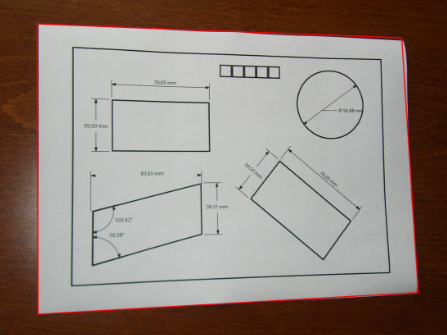
//> input picture Screenshot_111.png, 447 x 335 px
$ ./MultipleChoiceScanner   (built with g++ and OpenCV 4)
//> lines starting //> are read from the running program, lines starting //| are printed output that depends on the picture; after the words box and inside, x2 and y2 are one past the last pixel; in counts of white or black regions, pixels touching at a corner belong together
#include <opencv2/highgui/highgui.hpp>
#include <opencv2/imgproc/imgproc.hpp>
#include <iostream>
#include <vector>
#include <algorithm>

//g++ main.cpp -o main -I /usr/local/include/opencv -lopencv_core -lopencv_imgproc -lopencv_highgui

using namespace cv;
using namespace std;

cv::Point2f computeIntersect(cv::Vec4i a, cv::Vec4i b)
{
	int x1 = a[0], y1 = a[1], x2 = a[2], y2 = a[3];
	int x3 = b[0], y3 = b[1], x4 = b[2], y4 = b[3];

	if (float d = ((float)(x1 - x2) * (y3 - y4)) - ((y1 - y2) * (x3 - x4)))
	{
		cv::Point2f pt;
		pt.x = ((x1*y2 - y1*x2) * (x3 - x4) - (x1 - x2) * (x3*y4 - y3*x4)) / d;
		pt.y = ((x1*y2 - y1*x2) * (y3 - y4) - (y1 - y2) * (x3*y4 - y3*x4)) / d;
		return pt;
	}
	else
		return cv::Point2f(-1, -1);
}

bool comparator2(double a, double b) {
	return a<b;
}
bool comparator3(Vec3f a, Vec3f b) {
	return a[0]<b[0];
}

bool comparator(Point2f a, Point2f b) {
	return a.x<b.x;
}
void sortCorners(std::vector<cv::Point2f>& corners, cv::Point2f center)
{


	std::vector<cv::Point2f> top, bot;
	for (int i = 0; i < corners.size(); i++)
	{
		if (corners[i].y < center.y)
			top.push_back(corners[i]);
		else
			bot.push_back(corners[i]);
	}


	sort(top.begin(), top.end(), comparator);
	sort(bot.begin(), bot.end(), comparator);

	cv::Point2f tl = top[0];
	cv::Point2f tr = top[top.size() - 1];
	cv::Point2f bl = bot[0];
	cv::Point2f br = bot[bot.size() - 1];
	corners.clear();
	corners.push_back(tl);
	corners.push_back(tr);
	corners.push_back(br);
	corners.push_back(bl);
}


int main(int argc, char* argv[]) {

	Mat img = imread("Screenshot_111.png", 0);//example.jpg,Screenshot_111.png
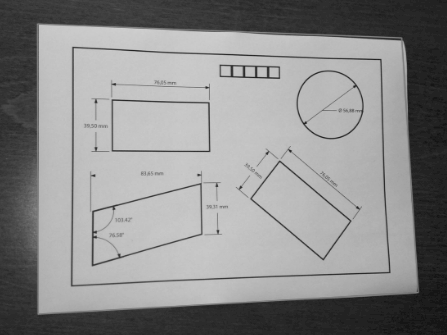
//> img: 335 rows x 447 cols, CV_8UC1; min 21, max 208, mean 139.3
	Mat original_image = img.clone();
	cv::Size size(3, 3);
	cv::GaussianBlur(img, img, size, 0);
	adaptiveThreshold(img, img, 255, CV_ADAPTIVE_THRESH_MEAN_C, CV_THRESH_BINARY, 75, 10);
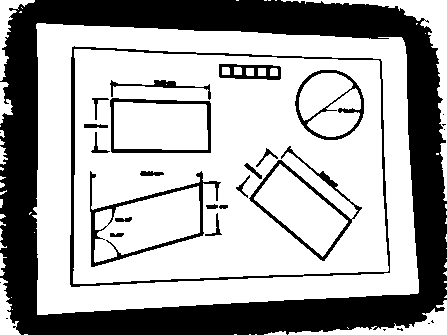
//> img: 335 rows x 447 cols, CV_8UC1; 66.2% white; 30 black regions (10 under 20 px), largest, box (x1, y1, x2, y2) and area: (0, 0, 447, 335) 41350, (70, 46, 390, 287) 2652, (90, 171, 221, 267) 1489
	cv::bitwise_not(img, img);

	cv::Mat img2;
	cvtColor(img, img2, CV_GRAY2RGB);

	cv::Mat img3;
	cvtColor(img, img3, CV_GRAY2RGB);

	vector<Vec4i> lines;
	HoughLinesP(img, lines, 1, CV_PI / 180, 80, 200, 20);
//> lines = 113 lines (x1, y1, x2, y2), first 8: [10, 317, 443, 309], [17, 324, 413, 324], [13, 18, 427, 33], [10, 316, 446, 293], [12, 320, 432, 320], [9, 9, 402, 9], [9, 20, 430, 35], [16, 328, 401, 328]
	for (size_t i = 0; i < lines.size(); i++)
	{
		Vec4i l = lines[i];
		line(img2, Point(l[0], l[1]), Point(l[2], l[3]), Scalar(0, 0, 255), 3, CV_AA);
	}
//> this loop made 113 passes
//> l on passes 1 to 12: [10, 317, 443, 309], [17, 324, 413, 324], [13, 18, 427, 33], [10, 316, 446, 293], [12, 320, 432, 320], [9, 9, 402, 9], [9, 20, 430, 35], [16, 328, 401, 328], [10, 16, 431, 31], [8, 21, 429, 36], [6, 318, 426, 318], [15, 13, 427, 20]
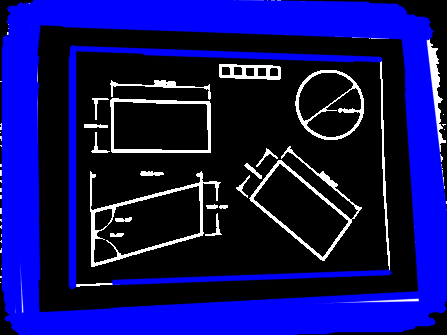
//> img2: 335 rows x 447 cols, CV_8UC3; mean R, G, B 13.6, 13.6, 98.7
	imshow("origin", img);
	imshow("example", img2);


	std::vector<cv::Point2f> corners;
	for (int i = 0; i < lines.size(); i++)
	{
		for (int j = i + 1; j < lines.size(); j++)
		{
			cv::Point2f pt = computeIntersect(lines[i], lines[j]);
			if (pt.x >= 0 && pt.y >= 0 && pt.x < img.cols && pt.y < img.rows)
				corners.push_back(pt);
		}
	}
//> this loop made 113 passes
//> after the loop, corners = 3010 Points (x, y), first 12: [10, 317], [25.9, 316.7], [36.79, 316.5], [6.25, 317.1], [434.2, 309.2], [427.8, 309.3], [445.4, 309], [7.9, 317], [35.18, 316.5], [64.12, 316], [6, 317.1], [31.18, 316.6]

	// Get mass center
	cv::Point2f center(0, 0);
	for (int i = 0; i < corners.size(); i++)
		center += corners[i];
//> this loop made 3010 passes
//> center on passes 1 to 3: Point(10, 317), Point(35.9, 633.7), Point(72.69, 950.2)
//> after the loop, center = Point(506291.2, 481635.7)
	center *= (1. / corners.size());
//> center = Point(168.2, 160)

	sortCorners(corners, center);
//> after the loop in sortCorners, `for (int i = 0; i < corners.size(); i++)`: top = 1591 Points (x, y), first 12: [5.63, 17.73], [16.21, 18.12], [408.3, 32.32], [37.99, 18.91], [405.2, 32.21], [403.8, 32.16], [418.3, 32.68], [414, 32.53], [406.4, 32.25], [12.92, 18], [414.9, 32.56], [14.35, 18.05]; bot = 1419 Points (x, y), first 12: [10, 317], [25.9, 316.7], [36.79, 316.5], [6.25, 317.1], [434.2, 309.2], [427.8, 309.3], [445.4, 309], [7.9, 317], [35.18, 316.5], [64.12, 316], [6, 317.1], [31.18, 316.6]
//> in sortCorners, `sort(top.begin(), top.end(), comparator);`: top = 1591 Points (x, y), first 12: [2.86, 1.49], [3.07, 6], [3.12, 7], [3.17, 8], [3.22, 9], [3.27, 10], [3.3, 10.69], [3.3, 10.73], [3.32, 11], [3.37, 12], [3.4, 12.8], [3.41, 13]
//> in sortCorners, `sort(bot.begin(), bot.end(), comparator);`: bot = 1419 Points (x, y), first 12: [0, 316], [2.93, 334], [3.03, 333], [3.13, 332], [3.24, 331], [3.34, 330], [3.44, 329], [3.52, 317], [3.54, 328], [3.65, 327], [3.75, 326], [3.85, 325]
//> in sortCorners, `cv::Point2f tl = top[0];`: tl = Point(2.86, 1.49)
//> in sortCorners, `cv::Point2f tr = top[top.size() - 1];`: tr = Point(446.8, 7)
//> in sortCorners, `cv::Point2f bl = bot[0];`: bl = Point(0, 316)
//> in sortCorners, `cv::Point2f br = bot[bot.size() - 1];`: br = Point(447, 293.9)
//> in sortCorners, `corners.push_back(tl);`: corners = 1 Point (x, y): [2.86, 1.49]
//> in sortCorners, `corners.push_back(tr);`: corners = 2 Points (x, y): [2.86, 1.49], [446.8, 7]
//> in sortCorners, `corners.push_back(br);`: corners = 3 Points (x, y): [2.86, 1.49], [446.8, 7], [447, 293.9]
//> in sortCorners, `corners.push_back(bl);`: corners = 4 Points (x, y): [2.86, 1.49], [446.8, 7], [447, 293.9], [0, 316]

	Rect r = boundingRect(corners);
//> r = Rect(0, 1, 447, 316)
	cout << r << endl;
//| [447 x 316 from (0, 1)]
	cv::Mat quad = cv::Mat::zeros(r.height, r.width, CV_8UC3);
//> quad: 316 rows x 447 cols, CV_8UC3; every value is 0
	// Corners of the destination image
	std::vector<cv::Point2f> quad_pts;
	quad_pts.push_back(cv::Point2f(0, 0));
	quad_pts.push_back(cv::Point2f(quad.cols, 0));
//> quad_pts = 2 Points (x, y): [0, 0], [447, 0]
	quad_pts.push_back(cv::Point2f(quad.cols, quad.rows));
	quad_pts.push_back(cv::Point2f(0, quad.rows));

	// Get transformation matrix
	cv::Mat transmtx = cv::getPerspectiveTransform(corners, quad_pts);
//> transmtx = [[0.918, 0.00834, -2.64], [-0.0125, 1.01, -1.47], [-0.000197, 1.98e-05, 1]]
	// Apply perspective transformation
	cv::warpPerspective(img3, quad, transmtx, quad.size());
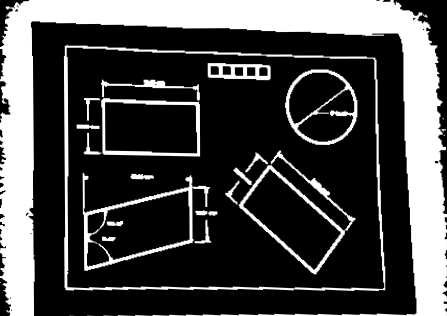
//> quad: 316 rows x 447 cols, CV_8UC3; min 0, max 255, mean 72.1

	imshow("example2", quad);
	// [89 lines of commented-out code are left out]
	waitKey();
	return 0;
}
